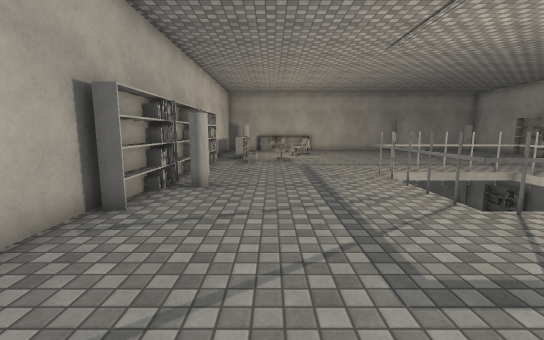
[1] (above)

18 first-person views from a walk through a 3-D level made in the Unity game engine. The camera is 1.5 m above the floor, tilts 8° down and sees 90° across. The floor is counted in squares, 1 m on a side. Each view is taken from the middle of a square. On the plan, view 1 faces up. The plan holds only what a view shows up to about 14 squares ahead; the rest is blank. Door leaves are left out, so doorways stand open. Surface patterns are stand-ins for the level's own textures.

[2]
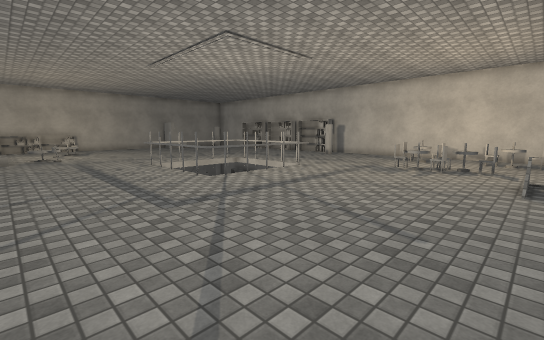

[3]
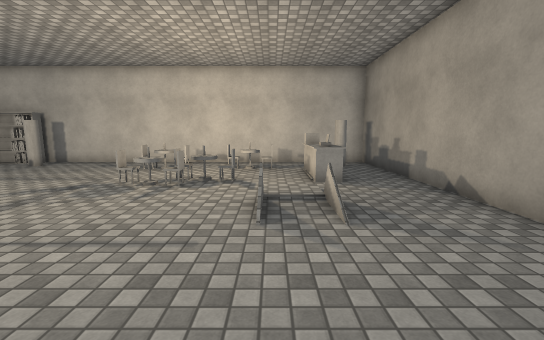

[4]
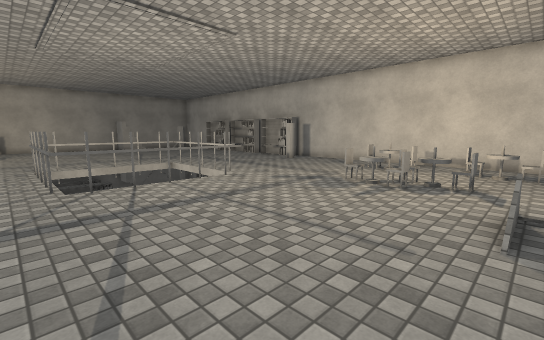

[5]
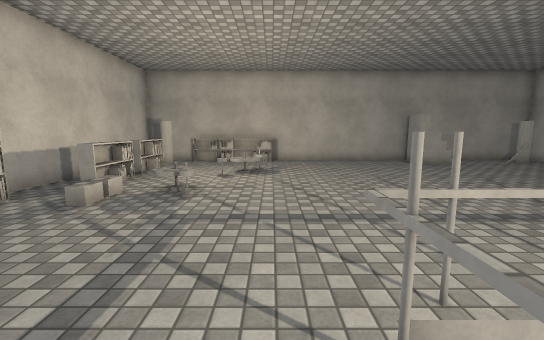

[6]
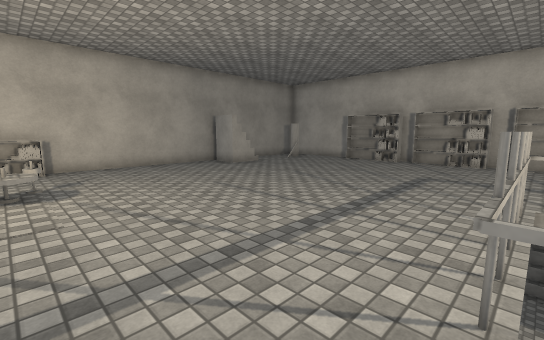

[7]
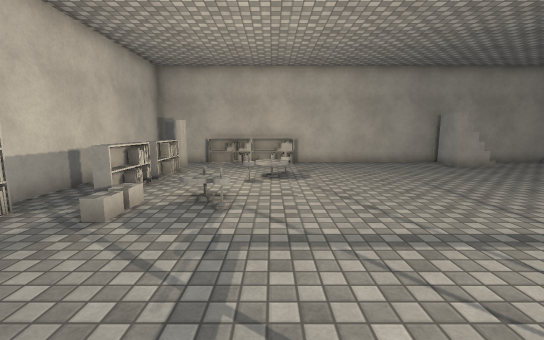

[8]
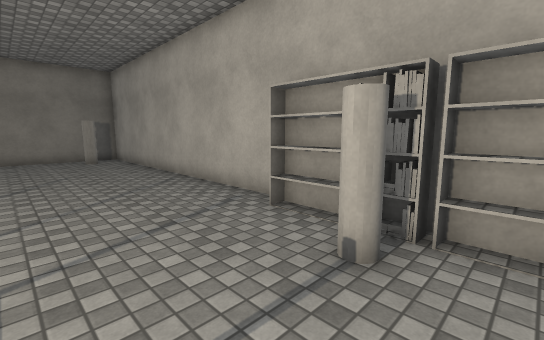

[9]
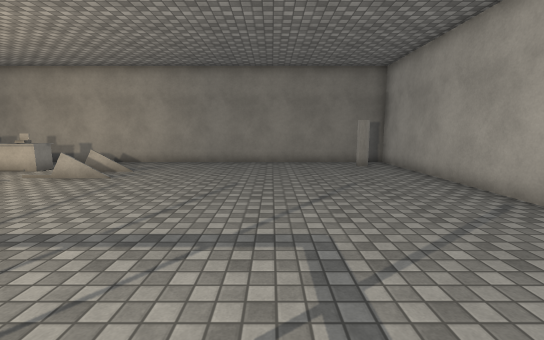

[10]
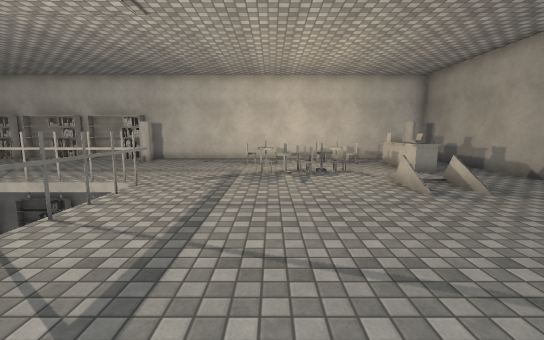

[11]
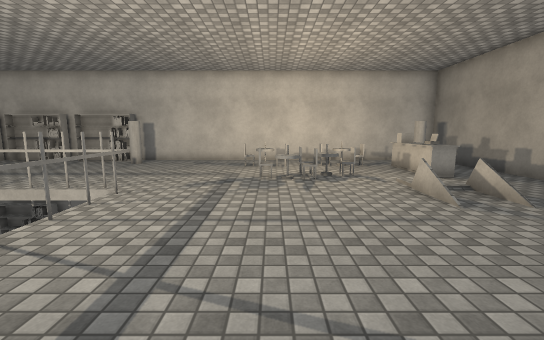

[12]
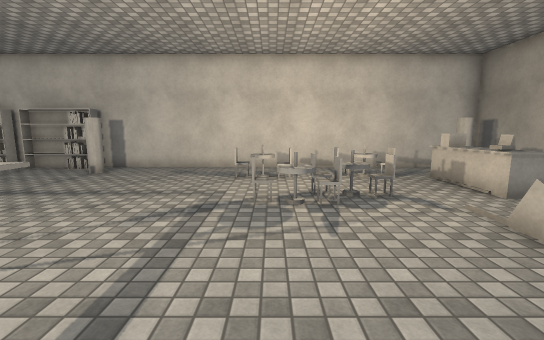

[13]
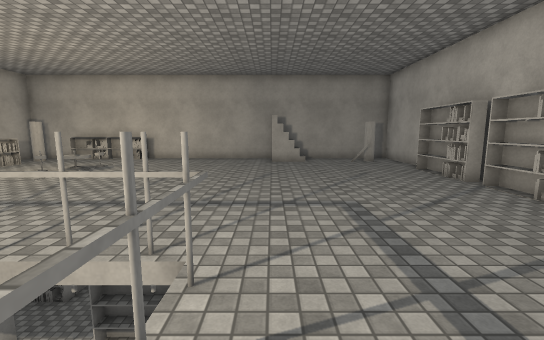

[14]
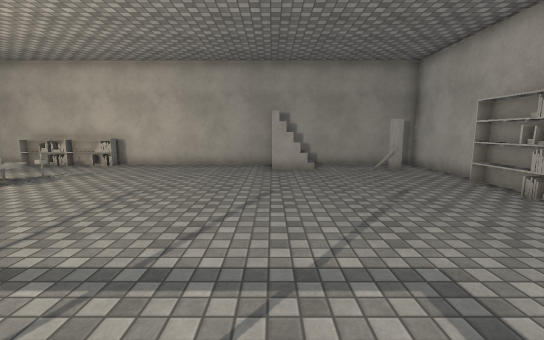

[15]
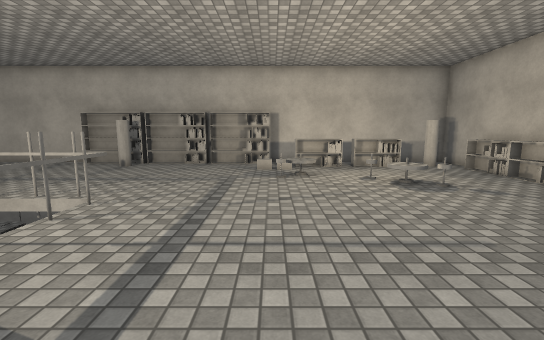

[16]
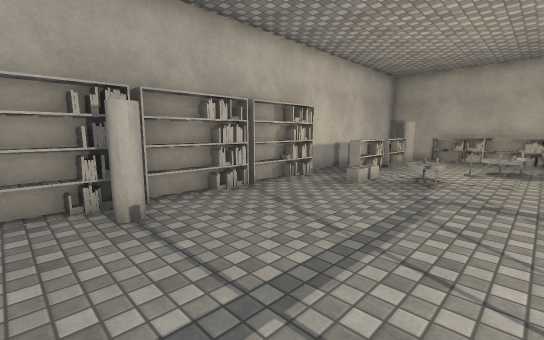

[17]
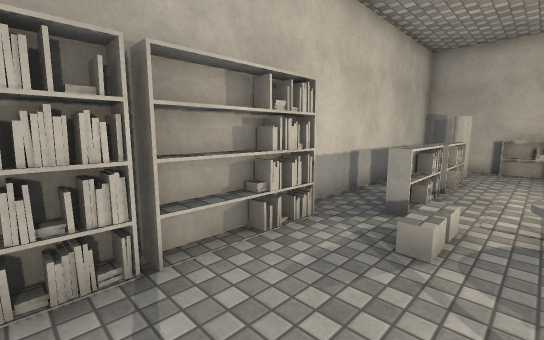

[18]
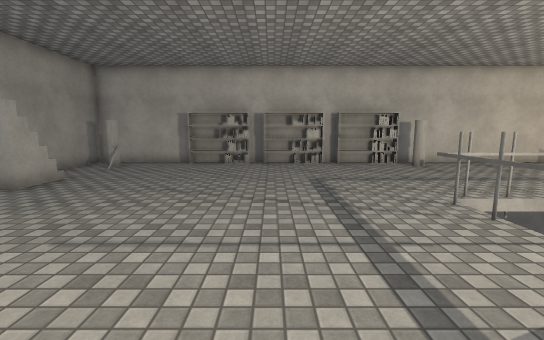

### Floor plan
Key: @ floor where view 1 was taken; # wall or solid block; . main floor; : floor 2.25 m higher than the main floor; / step, stairs or slope; D open door; O other object.
Columns run from 4 left of view 1 to 17 right of it. Each row starts with its distance up from view 1.
 23 ######################
 22 #..OOOOO......: .....#
 21 #.#...........//...#.#
 20 # ...................#
 19 # O...OO.............#
 18 #.O...O.............O#
 17 #.O..O..............O
 16 #.O.................O
 15 #.O.OO..............O#
 14 #O.O.O..............O#
 13  O..................O#
 12  O..................O#
 11 #O..................O#
 10  O......OOOOOO......O
  9 DO......O    O......O
  8 DO#.....O    O.....#O#
  7  O#.....O    O.......#
  6 DO......O    O.......#
  5 DO......OOOOOO.......#
  4 #....................#
  3 #....................#
  2 #.................O..#
  1 #.............OO..O..#
  0 #...@..........O..O..#
 -1 #..............OO.O..#
 -2 #............../..O..#
 -3 #...........//....O..#
 -4 #...........//.OOOO..#
 -5 #..............OOO ..#
 -6 #.#................#.#
 -7 #....................#
 -8 ######################

Where each view was taken, in squares from view 1:
view 1: 0 up, 0 right, facing up
view 2: 3 down, 1 left, facing up-right
view 3: 3 down, 3 right, facing right
view 4: 3 down, 3 right, facing up-right
view 5: 8 up, 3 right, facing up
view 6: 10 up, 2 right, facing up-right
view 7: 9 up, 2 right, facing up
view 8: 9 up, 1 right, facing down-left
view 9: 6 up, 2 right, facing down
view 10: 1 up, 1 right, facing right
view 11: 1 up, 2 right, facing right
view 12: 1 up, 5 right, facing right
view 13: 7 up, 10 right, facing up
view 14: 10 up, 10 right, facing up
view 15: 14 up, 10 right, facing left
view 16: 6 up, 3 right, facing up-left
view 17: 10 up, 0 right, facing up-left
view 18: 14 up, 3 right, facing right
